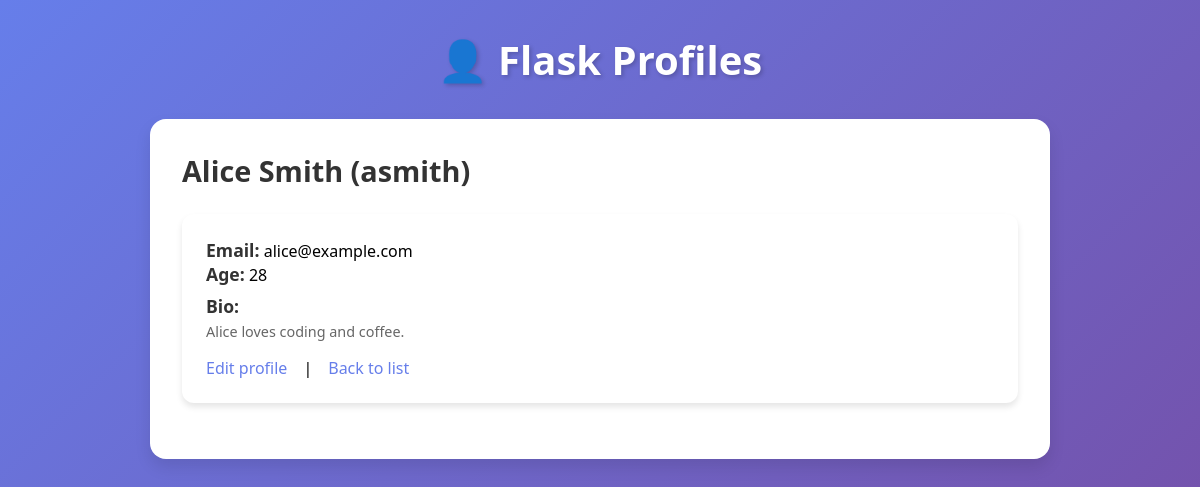
/profile/2, run on an earlier commit of the app's database.
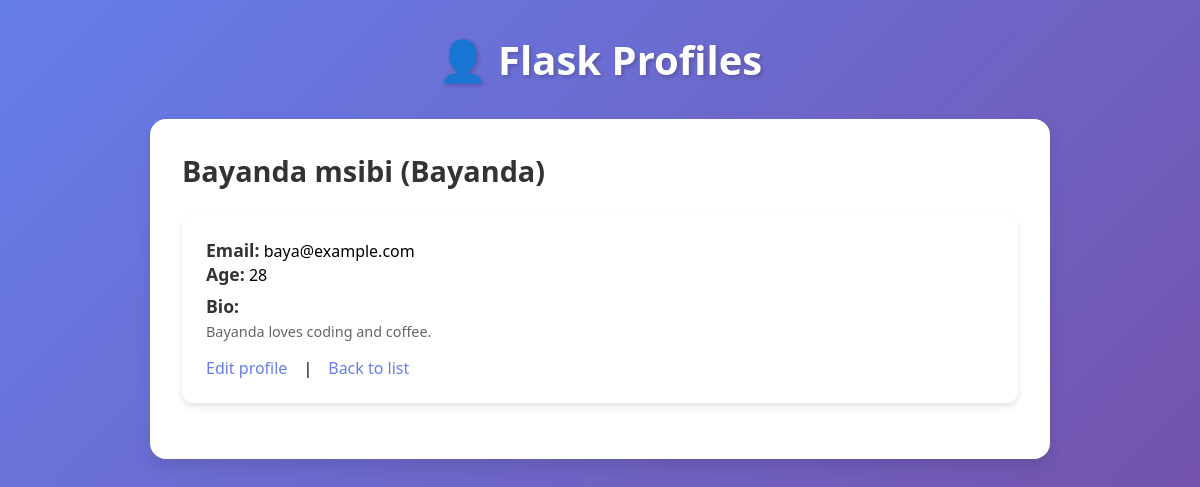
And on a later commit of the database.
### tables this page shows
CREATE TABLE users (
                id INTEGER PRIMARY KEY AUTOINCREMENT,
                username TEXT NOT NULL UNIQUE,
                full_name TEXT NOT NULL,
                email TEXT NOT NULL UNIQUE,
                age INTEGER,
                bio TEXT
            );

### app.py (the view)
@app.route('/profile/<int:user_id>')
def profile(user_id):
    db = get_db()
    user = db.execute('SELECT * FROM users WHERE id = ?', (user_id,)).fetchone()
    if not user:
        flash('User not found', 'error')
        return redirect(url_for('index'))
    return render_template('profile.html', user=user)

### app.py (called while the page is built)
@app.after_request
def after_request(response):
    response.headers["Cache-Control"] = "no-cache, no-store, must-revalidate"
    response.headers["Pragma"] = "no-cache"
    response.headers["Expires"] = "0"
    return response

### models.py (called while the page is built)
def get_db():
    db = getattr(g, '_database', None)
    if db is None:
        db = sqlite3.connect(DB_PATH)
        db.row_factory = sqlite3.Row
        g._database = db
    return db

def close_connection(exception):
    db = getattr(g, '_database', None)
    if db is not None:
        db.close()

### templates/profile.html
{% extends "base.html" %}
{% block content %}
  <h2>{{ user['full_name'] }} ({{ user['username'] }})</h2>
  <div class="card">
    <div><strong>Email:</strong> {{ user['email'] }}</div>
    <div><strong>Age:</strong> {{ user['age'] if user['age'] is not none else '—' }}</div>
    <div style="margin-top:0.5rem"><strong>Bio:</strong>
      <div class="small">{{ user['bio'] or 'No bio provided.' }}</div>
    </div>
    <div class="actions">
      <a href="{{ url_for('update', user_id=user['id']) }}">Edit profile</a> |
      <a href="{{ url_for('index') }}">Back to list</a>
    </div>
  </div>
{% endblock %}

What changed in the data, as far as the page shows it:
changed users: full_name "Alice Smith" → "Bayanda msibi"; username "asmith" → "Bayanda"; email "alice@example.com" → "baya@example.com"; bio "Alice loves coding and coffee." → "Bayanda loves coding and coffee."
